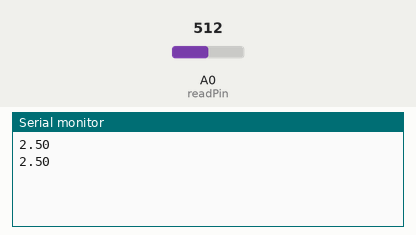
Simulated run of this sketch. Board: Arduino Uno, built with avr-gcc and run on an emulated ATmega328P. Shown: the last lines printed to the serial monitor. The inputs (shaded band) are chosen by the test bench; at power-on: A0 (readPin) = 512.

Above: at 1.8 s.
1.9 s: A0 (readPin) set to 716
At 2.8 s:
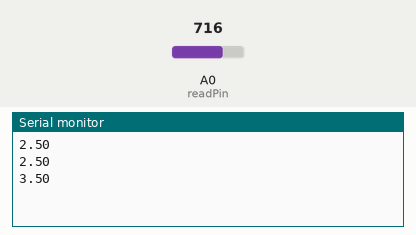
3.4 s: A0 (readPin) set to 900
At 4.8 s:
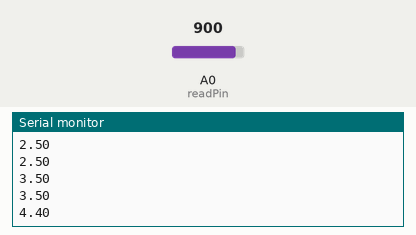
Timing chart, 0 to 6.4 s (numbered marks = the images above; inputs shaded):
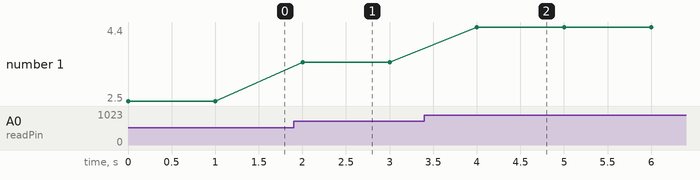

Measured:
- after the input at 1.9 s, the serial monitor: prints a new line after 0.10 s (image 1)
- after the input at 3.4 s, the serial monitor: prints a new line after 0.60 s (image 2)
- plotted number 1: 2.5 → 3.5 after the input at 1.9 s, 3.5 → 4.4 after the input at 3.4 s

The sketch:

activity_analogread.ino
```cpp
int readPin = A0;
int readVal = 0;
float readConversion = 5./1023.;
float V2 = 0.;
int delayMS = 1000;

void setup() {
  // put your setup code here, to run once:
  pinMode(readPin, INPUT);
  Serial.begin(9600);
}

void loop() {
  // put your main code here, to run repeatedly:
  readVal = analogRead(readPin);
  V2 = readVal * readConversion;
  Serial.println(V2);
  delay(delayMS);
}
```
